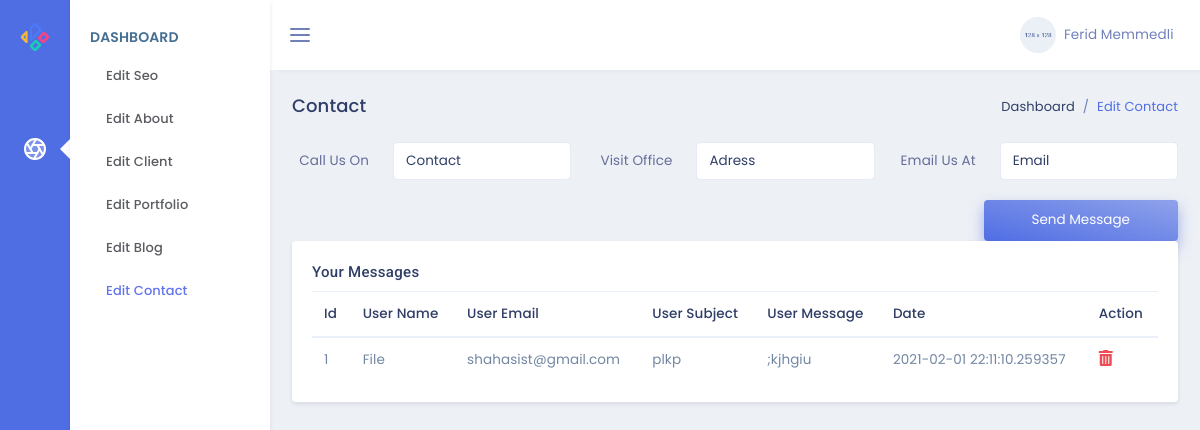
The page /admin/ on the database as committed earlier.
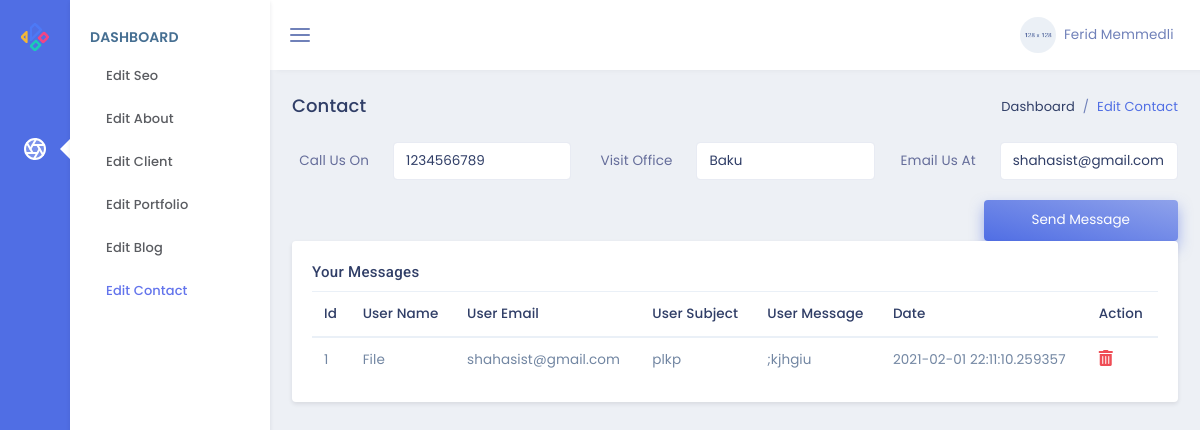
The same page on the database as committed later.
### models.py (models this page shows)
class Form(db.Model):
    id = db.Column(db.Integer, primary_key=True)
    userName = db.Column(db.String(50),nullable=False)
    userEmail = db.Column(db.String(50),nullable=False)
    userSubject = db.Column(db.String(100),nullable=False)
    userMessage = db.Column(db.Text,nullable=False)
    userDate = db.Column(db.DateTime,default=datetime.now())

class Contact(db.Model):
    id = db.Column(db.Integer, primary_key=True)
    elaqe = db.Column(db.String(100),nullable=False)
    unvan = db.Column(db.String(100),nullable=False)
    email = db.Column(db.String(100),nullable=False)

### admin/routes.py (the view, shortened to what this page needs)
@admin.route('/',methods=['GET','POST'])
def adminPage():
    form=Form.query.all()
    contact=Contact.query.all()
    if Contact.query.get(1):
        bos=True
    else:
        bos=False
    return render_template('admin/index.html',form=form,contact=contact,bos=bos)

### admin/templates/admin/index.html (shortened to what the changed rows need)
{% extends "admin/layout.html" %}
{% block contentAdmin %}
<form action="{{url_for('admin.adminPage')}}" method="POST" class="row">
    <div class="col-4">
        <div class="form-group row">
            <div class="col-8">
                {% if bos %}
                {% for i in contact %}
                    <input class="form-control" name="elaqe" value="{{i.elaqe}}" type="text" id="example-text-input">
                {% endfor %}
                {% else %}
                    <input class="form-control" name="elaqe" value="Contact" type="text" id="example-text-input">
                {% endif %}
            </div>
        </div>
    </div>
    <div class="col-4">
        <div class="form-group row">
            <div class="col-8">
                {% if bos %}
                {% for i in contact %}
                    <input class="form-control" name="unvan" value='{{i.unvan}}' type="text" id="example-text-input">
                {% endfor %}
                {% else %}
                    <input class="form-control" name="unvan" value='Adress' type="text" id="example-text-input">
                {% endif %}
            </div>
        </div>
    </div>
    <div class="col-4">
        <div class="form-group row">
            <div class="col-8">
                {% if bos %}
                {% for i in contact %}
                <input class="form-control" name="email" value="{{i.email}}" type="email" id="example-text-input">
                {% endfor %}
                {% else %}
                <input class="form-control" name="email" value="Email" type="email" id="example-text-input">
                {% endif %}
            </div>
        </div>
    </div>
</form>
<div class="row">
    <div class="col-lg-12">
        <div class="card">
            <div class="card-body">
                <div class="table-responsive">
                    <table class="table table-striped mb-0">
                        <thead>
                            <tr>
                                <th>Id</th>
                                <th>User Name</th>
                                <th>User Email</th>
                                <th>User Subject</th>
                                <th>User Message</th>
                                <th>Date</th>
                                <th>Action</th>
                            </tr>
                        </thead>
                        <tbody>
                            {% for form in form %}
                            <tr>
                                <td>{{form.id}}</td>
                                <td>{{form.userName}}</td>
                                <td>{{form.userEmail}}</td>
                                <td>{{form.userSubject}}</td>
                                <td>{{form.userMessage}}</td>
                                <td>{{form.userDate}}</td>
                                <td>
                                    <a href="/admin/deleteform/{{form.id}}"><i
                                            class="fas fa-trash-alt text-danger font-16"></i></a>
                                </td>
                            </tr>
                            {% endfor %}
                        </tbody>
                    </table>
                </div>
            </div>
        </div>
    </div>
</div>
{% endblock %}

Rows that differ between the two databases and show on the page:
added Contact: elaqe "1234566789", unvan "Baku", email "shahasist@gmail.com"
Other text that changed with them:
form field elaqe: "Contact" → (not shown)
form field unvan: "Adress" → (not shown)
form field email: "Email" → (not shown)
